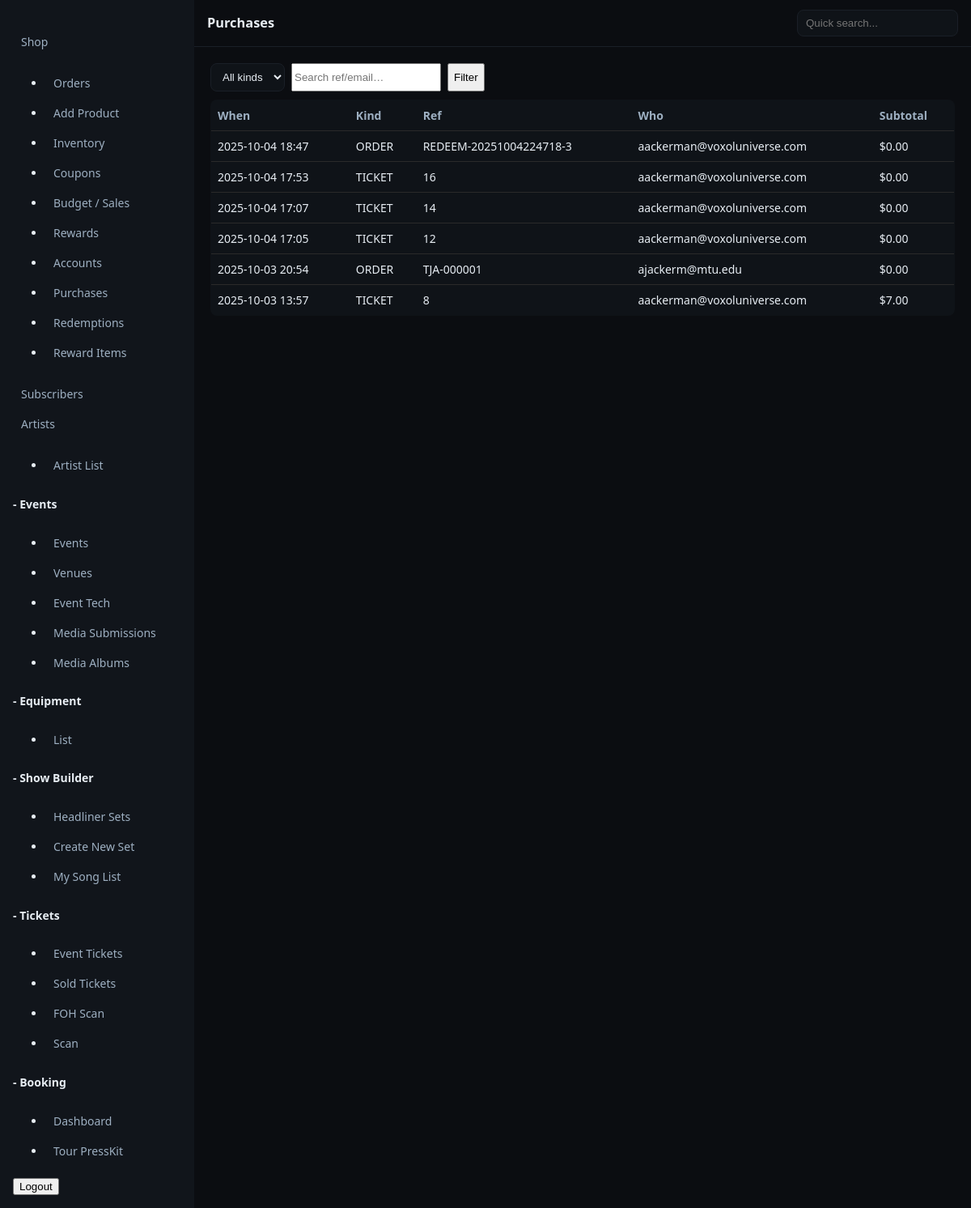
The app's page /control/rewards/purchases/ (signed in) with its own data.
### rewards/models.py (models this page shows, shortened)
class PurchaseRecord(models.Model):
    KIND_CHOICES = (("ORDER", "Store Order"), ("TICKET", "Ticket"))
    kind = models.CharField(max_length=10, choices=KIND_CHOICES)
    external_id = models.CharField(max_length=64, db_index=True) # your Order.id or Ticket.id
    created_at = models.DateTimeField(default=timezone.now)
    subtotal_cents = models.PositiveIntegerField(default=0)
    currency = models.CharField(max_length=3, default="USD")
    account = models.ForeignKey(RewardsAccount, null=True, blank=True, on_delete=models.SET_NULL, related_name="purchases")
    guest = models.ForeignKey(GuestCustomer, null=True, blank=True, on_delete=models.SET_NULL, related_name="purchases")
    email = models.EmailField(blank=True)
    phone = models.CharField(max_length=32, blank=True)
    meta = models.JSONField(default=dict, blank=True) # arbitrary payload
    class Meta:
        indexes = [
            models.Index(fields=["kind", "external_id"]),
        ]

class RewardsAccount(models.Model):
    user = models.OneToOneField(User, on_delete=models.CASCADE, related_name="rewards")
    points_balance = models.IntegerField(default=0)
    created_at = models.DateTimeField(auto_now_add=True)
    signup_bonus_awarded = models.BooleanField(default=False)

### rewards/control_views.py (the view)
@is_super
def purchases(request):
    kind = request.GET.get("kind") or ""
    q = (request.GET.get("q") or "").strip()
    qs = PurchaseRecord.objects.select_related("account","account__user","guest").order_by("-created_at")
    if kind in ("ORDER","TICKET"):
        qs = qs.filter(kind=kind)
    if q:
        qs = qs.filter(Q(external_id__icontains=q)|Q(email__icontains=q)|Q(account__user__email__icontains=q))
    return render(request, "rewards/control/purchases.html", {"rows": qs[:1000], "kind": kind, "q": q})

### pages/templatetags/shop_extras.py (called while the page is built)
@register.filter
def money(cents):
    try:
        return f"${(int(cents)/100):.2f}"
    except Exception:
        return "$0.00"

### templates/rewards/control/purchases.html (shortened to what this page needs)
{% extends "controlpanel/dashboard.html" %}{% load static %}{% load shop_extras %}
{% block head %}<link rel="stylesheet" href="{% static 'css/rewards_admin.css' %}">{% endblock %}
{% block header %}Purchases{% endblock %}
{% block content %}
  <form method="get" class="rw-admin-search">
    <select name="kind">
      <option value="">All kinds</option>
    </select>
    <input type="search" name="q" value="{{ q }}" placeholder="Search ref/email…">
    <button>Filter</button>
  </form>
  <table class="table">
    <thead><tr><th>When</th><th>Kind</th><th>Ref</th><th>Who</th><th>Subtotal</th></tr></thead>
    <tbody>
    {% for p in rows %}
      <tr>
        <td>{{ p.created_at|date:"Y-m-d H:i" }}</td>
        <td>{{ p.kind }}</td>
        <td>{{ p.external_id }}</td>
        <td>{% if p.account_id %}{{ p.account.user.email }}{% else %}{{ p.email|default:"(guest)" }}{% endif %}</td>
        <td>{{ p.subtotal_cents|money }}</td>
      </tr>
    {% empty %}
      <tr><td colspan="5">No results.</td></tr>
    {% endfor %}
    </tbody>
  </table>
{% endblock %}

### static/css/control.css (style rules this page uses)
:root { --bg:#0b0d11; --panel:#11151b; --ink:#e7edf3; --muted:#9eb0c2; --accent:#4fd1c5; }
* { box-sizing:border-box }
html,body { height:100% }
body { margin:0;background:var(--bg);color:var(--ink);font:14px/1.5 system-ui,-apple-system,Segoe UI,Roboto }
.table { width:100%;border-collapse:collapse;background:#0f1318;border:1px solid #1a1f27;border-radius:8px;overflow:hidden }
.table th,.table td { padding:10px 12px;border-bottom:1px solid #1a1f27 }
.table th { text-align:left;color:var(--muted);font-weight:600 }
.input, select { background:#0f1318;border:1px solid #1a1f27;color:var(--ink);padding:8px 10px;border-radius:8px }

### static/css/rewards_admin.css (style rules this page uses)
.table { width: 100%; border-collapse: collapse; }
.table th, .table td { border-bottom: 1px solid var(--border,#2a2a2a); padding: 8px; text-align: left; }
.rw-admin-search { display: flex; gap: 8px; margin-bottom: 10px; }

### records on screen
PurchaseRecord: created_at "2025-10-04 18:47", kind "ORDER", external_id "REDEEM-20251004224718-3", account.user.email "aackerman@voxoluniverse.com", subtotal_cents "$0.00"
PurchaseRecord: created_at "2025-10-04 17:53", kind "TICKET", external_id "16", account.user.email "aackerman@voxoluniverse.com", subtotal_cents "$0.00"
PurchaseRecord: created_at "2025-10-04 17:07", kind "TICKET", external_id "14", account.user.email "aackerman@voxoluniverse.com", subtotal_cents "$0.00"
PurchaseRecord: created_at "2025-10-04 17:05", kind "TICKET", external_id "12", account.user.email "aackerman@voxoluniverse.com", subtotal_cents "$0.00"
PurchaseRecord: created_at "2025-10-03 20:54", kind "ORDER", external_id "TJA-000001", account.user.email "ajackerm@mtu.edu", subtotal_cents "$0.00"
PurchaseRecord: created_at "2025-10-03 13:57", kind "TICKET", external_id "8", account.user.email "aackerman@voxoluniverse.com", subtotal_cents "$7.00"
